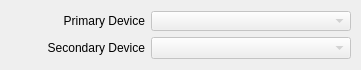
  <widget class="QWidget" name="formLayoutWidget_3">
   <property name="geometry">
    <rect>
     <x>390</x>
     <y>50</y>
     <width>361</width>
     <height>57</height>
    </rect>
   </property>
   <layout class="QFormLayout" name="deviceLayout">
    <property name="sizeConstraint">
     <enum>QLayout::SetDefaultConstraint</enum>
    </property>
    <property name="rightMargin">
     <number>10</number>
    </property>
    <item row="0" column="1">
     <layout class="QHBoxLayout" name="primaryDeviceLayout">
      <property name="sizeConstraint">
       <enum>QLayout::SetDefaultConstraint</enum>
      </property>
      <item>
       <widget class="QLabel" name="primaryDeviceLabel">
        <property name="text">
         <string>Primary Device</string>
        </property>
        <property name="alignment">
         <set>Qt::AlignRight|Qt::AlignTrailing|Qt::AlignVCenter</set>
        </property>
       </widget>
      </item>
      <item>
       <widget class="QComboBox" name="primaryDeviceBox">
        <property name="enabled">
         <bool>false</bool>
        </property>
        <property name="minimumSize">
         <size>
          <width>200</width>
          <height>20</height>
         </size>
        </property>
        <property name="maximumSize">
         <size>
          <width>200</width>
          <height>20</height>
         </size>
        </property>
        <property name="baseSize">
         <size>
          <width>0</width>
          <height>0</height>
         </size>
        </property>
       </widget>
      </item>
     </layout>
    </item>
    <item row="1" column="1">
     <layout class="QHBoxLayout" name="secondaryDeviceLayout">
      <item>
       <widget class="QLabel" name="secondaryDeviceLabel">
        <property name="text">
         <string>Secondary Device</string>
        </property>
        <property name="alignment">
         <set>Qt::AlignRight|Qt::AlignTrailing|Qt::AlignVCenter</set>
        </property>
       </widget>
      </item>
      <item>
       <widget class="QComboBox" name="secondaryDeviceBox">
        <property name="enabled">
         <bool>false</bool>
        </property>
        <property name="minimumSize">
         <size>
          <width>200</width>
          <height>0</height>
         </size>
        </property>
       </widget>
      </item>
     </layout>
    </item>
   </layout>
  </widget>
